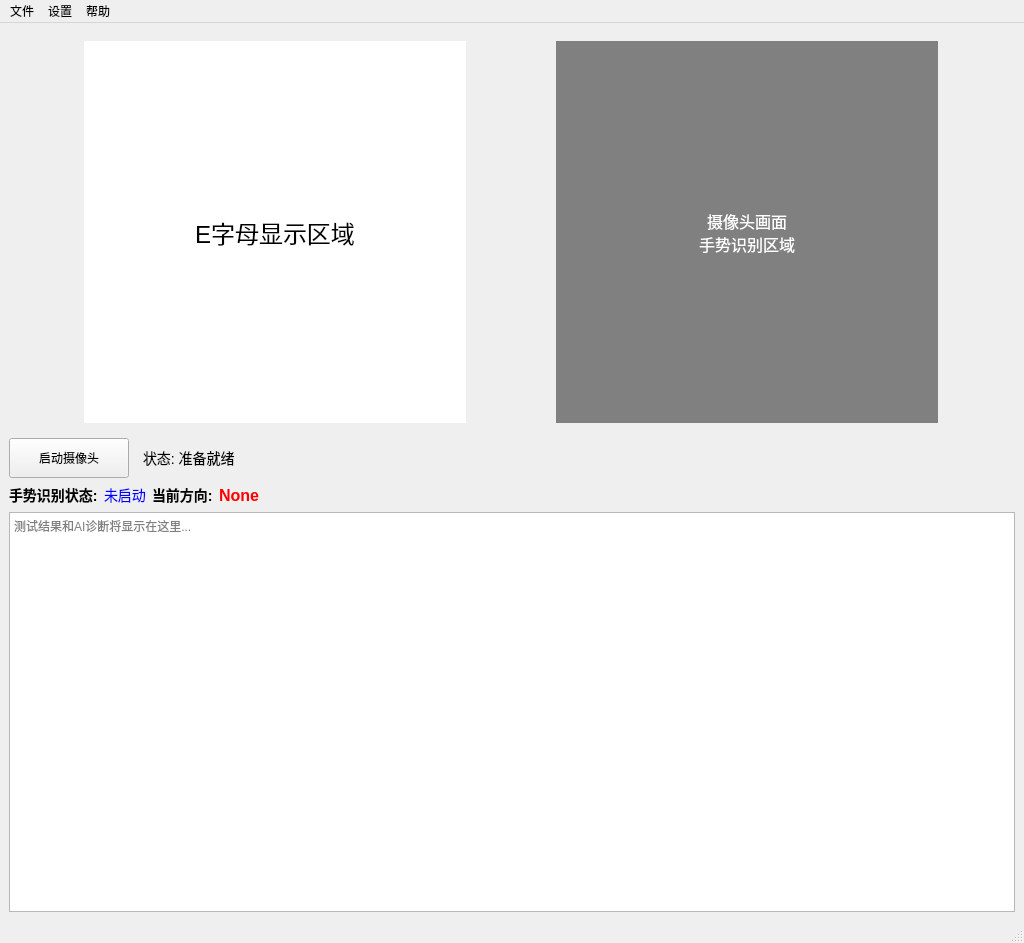
<?xml version="1.0" encoding="UTF-8"?>
<ui version="4.0">
 <class>MainWindow</class>
 <widget class="QMainWindow" name="MainWindow">
  <property name="geometry">
   <rect>
    <x>0</x>
    <y>0</y>
    <width>1024</width>
    <height>800</height>
   </rect>
  </property>
  <property name="windowTitle">
   <string>电子视力表测试系统</string>
  </property>
  <widget class="QWidget" name="centralwidget">
   <layout class="QVBoxLayout" name="verticalLayout_main">
    <item>
     <layout class="QHBoxLayout" name="horizontalLayout_top">
      <item>
       <widget class="QFrame" name="frame_e_letter">
        <property name="minimumSize">
         <size>
          <width>400</width>
          <height>400</height>
         </size>
        </property>
        <property name="maximumSize">
         <size>
          <width>400</width>
          <height>400</height>
         </size>
        </property>
        <property name="frameShape">
         <enum>QFrame.Box</enum>
        </property>
        <property name="frameShadow">
         <enum>QFrame.Raised</enum>
        </property>
        <property name="lineWidth">
         <number>2</number>
        </property>
        <layout class="QVBoxLayout" name="verticalLayout_e_letter">
         <item>
          <widget class="QLabel" name="label_e_letter">
           <property name="text">
            <string>E字母显示区域</string>
           </property>
           <property name="alignment">
            <set>Qt::AlignCenter</set>
           </property>
           <property name="styleSheet">
            <string>background-color: white; font-size: 24px;</string>
           </property>
          </widget>
         </item>
        </layout>
       </widget>
      </item>
      <item>
       <widget class="QFrame" name="frame_camera">
        <property name="minimumSize">
         <size>
          <width>400</width>
          <height>400</height>
         </size>
        </property>
        <property name="maximumSize">
         <size>
          <width>400</width>
          <height>400</height>
         </size>
        </property>
        <property name="frameShape">
         <enum>QFrame.Box</enum>
        </property>
        <property name="frameShadow">
         <enum>QFrame.Raised</enum>
        </property>
        <property name="lineWidth">
         <number>2</number>
        </property>
        <layout class="QVBoxLayout" name="verticalLayout_camera">
         <item>
          <widget class="QLabel" name="label_camera">
           <property name="text">
            <string>摄像头画面
手势识别区域</string>
           </property>
           <property name="alignment">
            <set>Qt::AlignCenter</set>
           </property>
           <property name="styleSheet">
            <string>background-color: gray; color: white; font-size: 16px;</string>
           </property>
          </widget>
         </item>
        </layout>
       </widget>
      </item>
     </layout>
    </item>
    <item>
     <layout class="QHBoxLayout" name="horizontalLayout_controls">
      <item>
       <widget class="QPushButton" name="btn_start_camera">
        <property name="minimumSize">
         <size>
          <width>120</width>
          <height>40</height>
         </size>
        </property>
        <property name="text">
         <string>启动摄像头</string>
        </property>
       </widget>
      </item>
      <!-- 已移除测试按钮 -->
      <item>
       <widget class="QLabel" name="label_status">
        <property name="text">
         <string>状态: 准备就绪</string>
        </property>
        <property name="styleSheet">
         <string>font-size: 14px; padding: 5px;</string>
        </property>
       </widget>
      </item>
      <item>
       <spacer name="horizontalSpacer">
        <property name="orientation">
         <enum>Qt::Horizontal</enum>
        </property>
        <property name="sizeHint" stdset="0">
         <size>
          <width>40</width>
          <height>20</height>
         </size>
        </property>
       </spacer>
      </item>
     </layout>
    </item>
    <item>
     <layout class="QHBoxLayout" name="horizontalLayout_gesture_info">
      <item>
       <widget class="QLabel" name="label_gesture_title">
        <property name="text">
         <string>手势识别状态:</string>
        </property>
        <property name="styleSheet">
         <string>font-weight: bold; font-size: 14px;</string>
        </property>
       </widget>
      </item>
      <item>
       <widget class="QLabel" name="label_gesture_status">
        <property name="text">
         <string>未启动</string>
        </property>
        <property name="styleSheet">
         <string>font-size: 14px; color: blue;</string>
        </property>
       </widget>
      </item>
      <item>
       <widget class="QLabel" name="label_direction_title">
        <property name="text">
         <string>当前方向:</string>
        </property>
        <property name="styleSheet">
         <string>font-weight: bold; font-size: 14px;</string>
        </property>
       </widget>
      </item>
      <item>
       <widget class="QLabel" name="label_current_direction">
        <property name="text">
         <string>None</string>
        </property>
        <property name="styleSheet">
         <string>font-size: 16px; font-weight: bold; color: red;</string>
        </property>
       </widget>
      </item>
      <item>
       <spacer name="horizontalSpacer_2">
        <property name="orientation">
         <enum>Qt::Horizontal</enum>
        </property>
        <property name="sizeHint" stdset="0">
         <size>
          <width>40</width>
          <height>20</height>
         </size>
        </property>
       </spacer>
      </item>
     </layout>
    </item>
    <item>
     <widget class="QTextEdit" name="textEdit_results">
      <property name="minimumSize">
       <size>
        <width>0</width>
        <height>400</height>
       </size>
      </property>
      <property name="maximumSize">
       <size>
        <width>16777215</width>
        <height>400</height>
       </size>
      </property>
      <property name="placeholderText">
       <string>测试结果和AI诊断将显示在这里...</string>
      </property>
     </widget>
    </item>
   </layout>
  </widget>
  <widget class="QMenuBar" name="menubar">
   <property name="geometry">
    <rect>
     <x>0</x>
     <y>0</y>
     <width>1024</width>
     <height>22</height>
    </rect>
   </property>
   <widget class="QMenu" name="menu_file">
    <property name="title">
     <string>文件</string>
    </property>
    <addaction name="action_save_results"/>
    <addaction name="action_export_report"/>
    <addaction name="separator"/>
    <addaction name="action_exit"/>
   </widget>
   <widget class="QMenu" name="menu_settings">
    <property name="title">
     <string>设置</string>
    </property>
    <addaction name="action_camera_settings"/>
    <addaction name="action_gesture_settings"/>
    <addaction name="action_test_settings"/>
   </widget>
   <widget class="QMenu" name="menu_help">
    <property name="title">
     <string>帮助</string>
    </property>
    <addaction name="action_user_guide"/>
    <addaction name="action_about"/>
   </widget>
   <addaction name="menu_file"/>
   <addaction name="menu_settings"/>
   <addaction name="menu_help"/>
  </widget>
  <widget class="QStatusBar" name="statusbar"/>
  <action name="action_save_results">
   <property name="text">
    <string>保存结果</string>
   </property>
  </action>
  <action name="action_export_report">
   <property name="text">
    <string>导出报告</string>
   </property>
  </action>
  <action name="action_exit">
   <property name="text">
    <string>退出</string>
   </property>
  </action>
  <action name="action_camera_settings">
   <property name="text">
    <string>摄像头设置</string>
   </property>
  </action>
  <action name="action_gesture_settings">
   <property name="text">
    <string>手势识别设置</string>
   </property>
  </action>
  <action name="action_test_settings">
   <property name="text">
    <string>测试设置</string>
   </property>
  </action>
  <action name="action_user_guide">
   <property name="text">
    <string>使用指南</string>
   </property>
  </action>
  <action name="action_about">
   <property name="text">
    <string>关于</string>
   </property>
  </action>
 </widget>
 <resources/>
 <connections/>
</ui>
